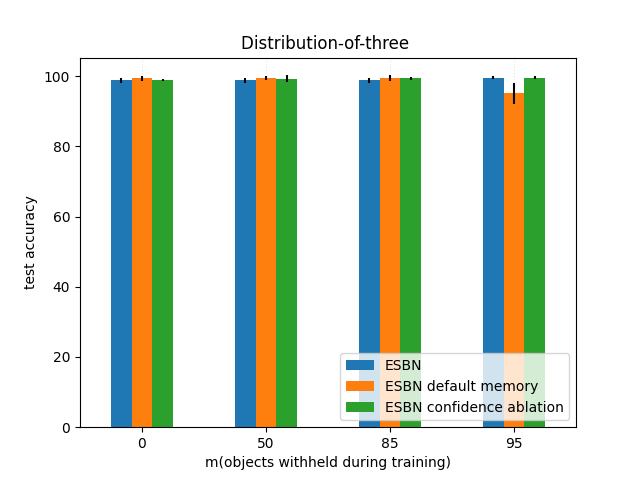

Write the Python code that produced this figure.
import matplotlib as mpl
import matplotlib.pyplot as plt
import numpy as np
import linecache
import pandas as pd
def get_line(file, nums_line):
    return linecache.getline(file, nums_line).strip()

#数据输入
file_dir_m0_1 = './test/dist3/m0/ESBN_contextnorm_lr0.0005/run'
arr_m0_1 = []
#train_loss_list = []
for f in range(1, 10):
    fname=file_dir_m0_1+str(f)+'.txt'
    current_context = get_line(fname, 2).split()
    train_accuracy = float(current_context[1])
    #train_loss = float(current_context[0])
    arr_m0_1.append(train_accuracy)
    #train_loss_list.append(train_loss)

file_dir_m50_1 = './test/dist3/m50/ESBN_contextnorm_lr0.0005/run'
arr_m50_1 = []
#train_loss_list = []
for f in range(1, 10):
    fname=file_dir_m0_1+str(f)+'.txt'
    current_context = get_line(fname, 2).split()
    train_accuracy = float(current_context[1])
    #train_loss = float(current_context[0])
    arr_m50_1.append(train_accuracy)
    #train_loss_list.append(train_loss)

file_dir_m85_1 = './test/dist3/m85/ESBN_contextnorm_lr0.0005/run'
arr_m85_1 = []
#train_loss_list = []
for f in range(1, 10):
    fname=file_dir_m0_1+str(f)+'.txt'
    current_context = get_line(fname, 2).split()
    train_accuracy = float(current_context[1])
    #train_loss = float(current_context[0])
    arr_m85_1.append(train_accuracy)
    #train_loss_list.append(train_loss)
    
file_dir_m95_1 = './test/dist3/m95/ESBN_contextnorm_lr0.0005/run'
arr_m95_1 = []
#train_loss_list = []
for f in range(1, 10):
    fname=file_dir_m95_1+str(f)+'.txt'
    current_context = get_line(fname, 2).split()
    train_accuracy = float(current_context[1])
    #train_loss = float(current_context[0])
    arr_m95_1.append(train_accuracy)
    #train_loss_list.append(train_loss)

file_dir_m0_2 = './test/dist3/m0/ESBN_default_memory_contextnorm_lr0.0005/run'
arr_m0_2 = []
#train_loss_list = []
for f in range(1, 10):
    fname=file_dir_m0_2+str(f)+'.txt'
    current_context = get_line(fname, 2).split()
    train_accuracy = float(current_context[1])
    #train_loss = float(current_context[0])
    arr_m0_2.append(train_accuracy)
    #train_loss_list.append(train_loss)

file_dir_m50_2 = './test/dist3/m50/ESBN_default_memory_contextnorm_lr0.0005/run'
arr_m50_2 = []
#train_loss_list = []
for f in range(1, 10):
    fname=file_dir_m50_2+str(f)+'.txt'
    current_context = get_line(fname, 2).split()
    train_accuracy = float(current_context[1])
    #train_loss = float(current_context[0])
    arr_m50_2.append(train_accuracy)
    #train_loss_list.append(train_loss)

file_dir_m85_2 = './test/dist3/m85/ESBN_default_memory_contextnorm_lr0.0005/run'
arr_m85_2 = []
#train_loss_list = []
for f in range(1, 10):
    fname=file_dir_m85_2+str(f)+'.txt'
    current_context = get_line(fname, 2).split()
    train_accuracy = float(current_context[1])
    #train_loss = float(current_context[0])
    arr_m85_2.append(train_accuracy)
    #train_loss_list.append(train_loss)
    
file_dir_m95_2 = './test/dist3/m95/ESBN_default_memory_contextnorm_lr0.0005/run'
arr_m95_2 = []
#train_loss_list = []
for f in range(1, 10):
    fname=file_dir_m95_2+str(f)+'.txt'
    current_context = get_line(fname, 2).split()
    train_accuracy = float(current_context[1])
    #train_loss = float(current_context[0])
    arr_m95_2.append(train_accuracy)
    #train_loss_list.append(train_loss)

file_dir_m0_3 = './test/dist3/m0/ESBN_confidence_ablation_contextnorm_lr0.0005/run'
arr_m0_3 = []
#train_loss_list = []
for f in range(1, 10):
    fname=file_dir_m0_3+str(f)+'.txt'
    current_context = get_line(fname, 2).split()
    train_accuracy = float(current_context[1])
    #train_loss = float(current_context[0])
    arr_m0_3.append(train_accuracy)
    #train_loss_list.append(train_loss)

file_dir_m50_3 = './test/dist3/m50/ESBN_confidence_ablation_contextnorm_lr0.0005/run'
arr_m50_3 = []
#train_loss_list = []
for f in range(1, 10):
    fname=file_dir_m50_3+str(f)+'.txt'
    current_context = get_line(fname, 2).split()
    train_accuracy = float(current_context[1])
    #train_loss = float(current_context[0])
    arr_m50_3.append(train_accuracy)
    #train_loss_list.append(train_loss)

file_dir_m85_3 = './test/dist3/m85/ESBN_confidence_ablation_contextnorm_lr0.0005/run'
arr_m85_3 = []
#train_loss_list = []
for f in range(1, 10):
    fname=file_dir_m85_3+str(f)+'.txt'
    current_context = get_line(fname, 2).split()
    train_accuracy = float(current_context[1])
    #train_loss = float(current_context[0])
    arr_m85_3.append(train_accuracy)
    #train_loss_list.append(train_loss)
    
file_dir_m95_3 = './test/dist3/m95/ESBN_confidence_ablation_contextnorm_lr0.0005/run'
arr_m95_3 = []
#train_loss_list = []
for f in range(1, 10):
    fname=file_dir_m95_3+str(f)+'.txt'
    current_context = get_line(fname, 2).split()
    train_accuracy = float(current_context[1])
    #train_loss = float(current_context[0])
    arr_m95_3.append(train_accuracy)
    #train_loss_list.append(train_loss)

y1=np.array([np.mean(arr_m0_1), np.mean(arr_m50_1), np.mean(arr_m85_1), np.mean(arr_m95_1)])
y2=np.array([np.mean(arr_m0_2), np.mean(arr_m50_2), np.mean(arr_m85_2), np.mean(arr_m95_2)])
y3=np.array([np.mean(arr_m0_3), np.mean(arr_m50_3), np.mean(arr_m85_3), np.mean(arr_m95_3)])
y123=np.dstack((np.array(y1).T,np.array(y2).T,np.array(y3).T))[0]
std_err1 = [np.std(arr_m0_1), np.std(arr_m50_1), np.std(arr_m85_1), np.std(arr_m95_1)]
std_err2 = [np.std(arr_m0_2), np.std(arr_m50_2), np.std(arr_m85_2), np.std(arr_m95_2)]
std_err3 = [np.std(arr_m0_3), np.std(arr_m50_3), np.std(arr_m85_3), np.std(arr_m95_3)]
std_err123=np.vstack((np.array(std_err1).T,np.array(std_err2).T,np.array(std_err3).T))

#画图
#mpl.rcParams["font.sans-serif"] = ["LiSu"]
mpl.rcParams["axes.unicode_minus"] = False
bar_width = 0.2
df=pd.DataFrame(y123,index= ['0','50','85','95'],columns=['ESBN','ESBN default memory','ESBN confidence ablation'])
df.plot(kind='bar',yerr=std_err123,rot=0)
#plt.bar_label()
plt.legend(loc=4)
plt.xlabel("m(objects withheld during training)")
plt.ylabel("test accuracy")
plt.title("Distribution-of-three ")
plt.grid(True, axis="x", ls=":", color="gray", alpha=.2)
plt.show()
